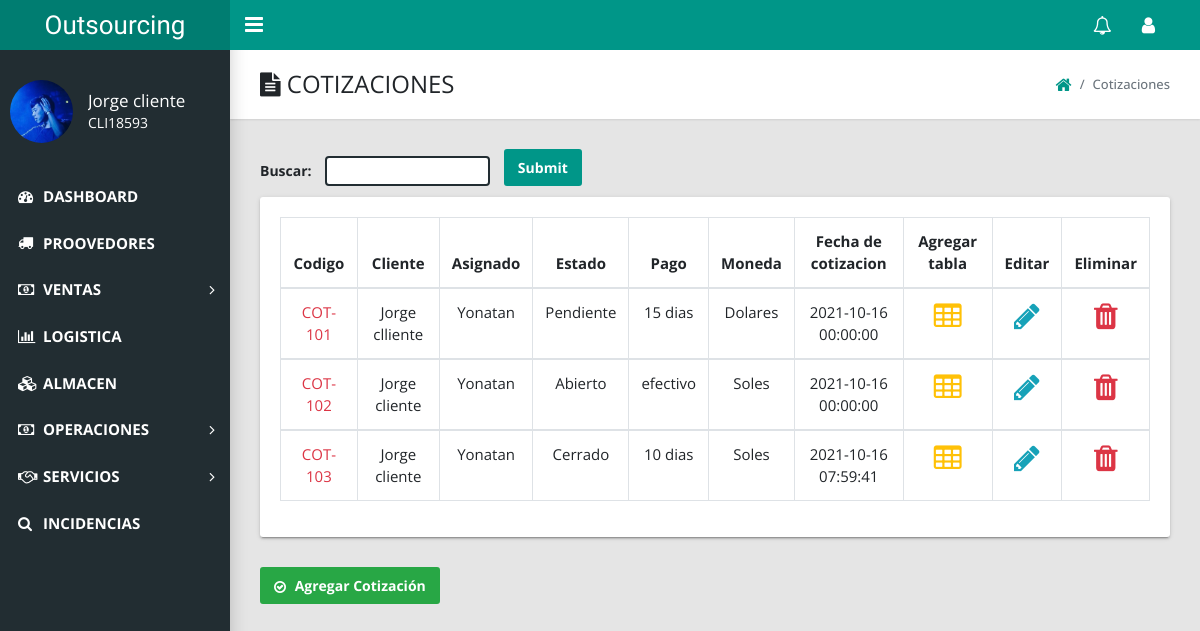
Before: /admin/index.php?action=view_cotizacion (signed in) with the older database file.
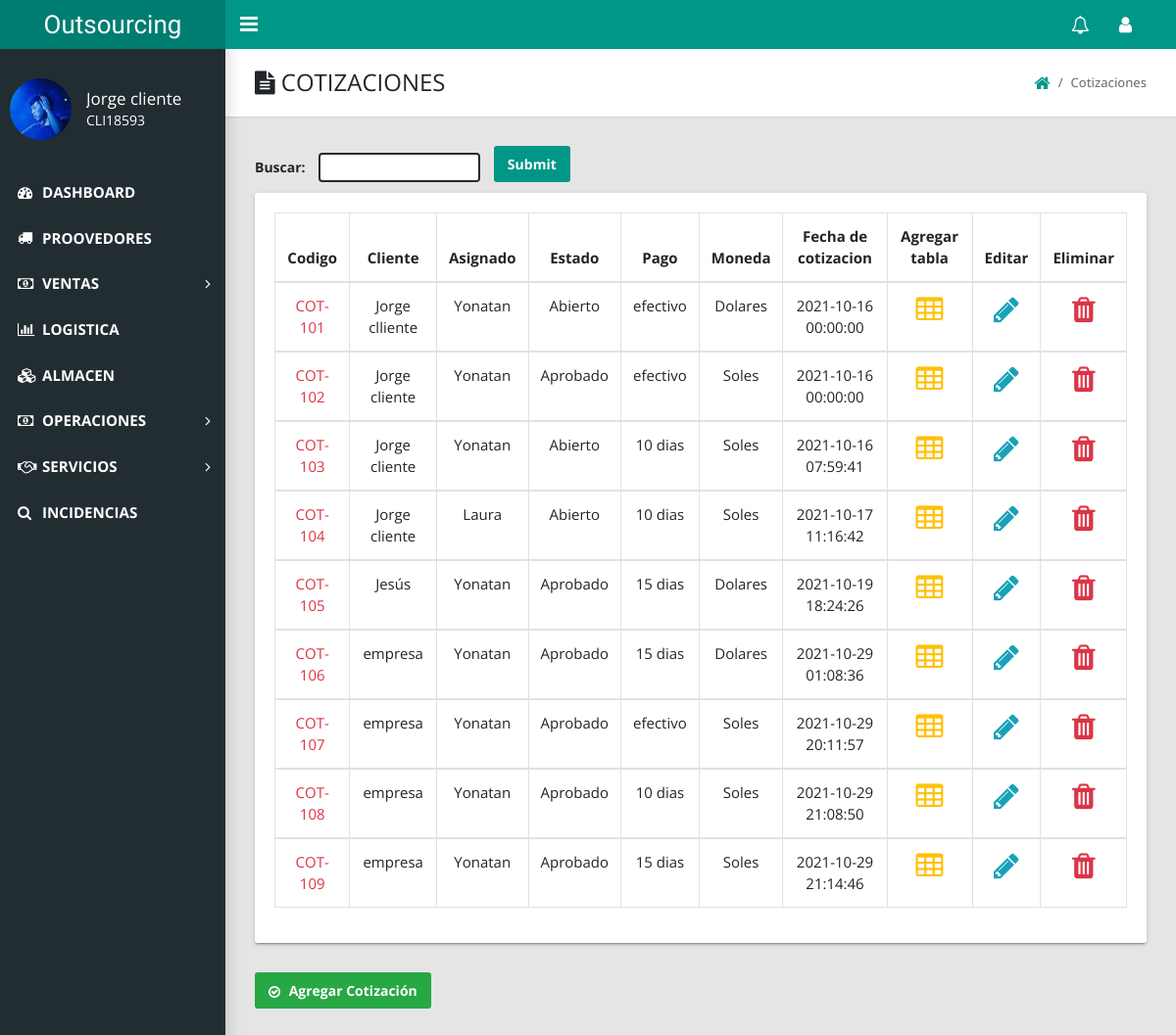
After: the same page with the newer database file.
### tables this page shows
CREATE TABLE `cotizacion` (
  `cot_id` int(11) NOT NULL,
  `cot_codigo` varchar(20) NOT NULL,
  `cot_cliente` varchar(50) NOT NULL,
  `cot_asignado` varchar(50) NOT NULL,
  `cot_estado` varchar(50) NOT NULL,
  `cot_pago` varchar(20) NOT NULL,
  `cot_moneda` varchar(20) NOT NULL,
  `cot_entrega` varchar(20) NOT NULL,
  `cot_expira` varchar(20) NOT NULL,
  `cot_direccion` varchar(100) NOT NULL,
  `cot_condicion` text NOT NULL,
  `cot_pie` varchar(50) NOT NULL,
  `cot_fecha` datetime NOT NULL DEFAULT current_timestamp()
);

### admin/includes/cotizaciones/ver_cotizaciones.php (the view, shortened to what this page needs)
<link href="styles/main.css" type="text/css" rel="stylesheet">
<link href="styles/ver.css" type="text/css" rel="stylesheet">
<?php if($_SESSION['role'] != 7 AND $_SESSION['role'] != 17 AND $_SESSION['role'] != 5 ){
echo "<script>alert('No puedes acceder acá ')</script>";
echo "<script>window.open('index.php?logged_in=Logueaste%20correctamente!','_self')</script>";
}else{ ?>
    <main class="app-content">
      <div class="app-title">
        <div>
          <h1><i class="fa fa-file-text"></i> COTIZACIONES</h1>
        </div>
        <ul class="app-breadcrumb breadcrumb side">
          <li class="breadcrumb-item"><a href="index.php?logged_in=Logueaste%20correctamente!"><i class="fa fa-home fa-lg"></i></a></li>
          <li class="breadcrumb-item active">Cotizaciones</li>
        </ul>
      </div>
      <div class="form-group">
      <form action="buscador_coti.php" method="get">
      <label>Buscar: </label>
      <input id="buscar_coti" type="text" name="buscador_coti" id="tag">
      <input type="submit" name="buscar_coti" class="btn btn-primary" style="margin-bottom:10px;margin-left: 10px;">
      </div>
      <div class="row" style="font-size: 15px;">
        <div class="col-md-12">
          <div class="tile">
            <div class="tile-body">
              <form action="" method="post" enctype="multipart/form-data" >
              <div class="table-responsive">
              <table class="table table-hover table-bordered">
                  <thead align="center">
                    <tr>
                      <th>Codigo </th>
                      <th>Cliente</th>
                      <th>Asignado</th>
                      <th>Estado</th>
                      <th>Pago</th>
                      <th>Moneda</th>
                      <th>Fecha de cotizacion</th>
                      <th>Agregar tabla</th>
                      <th>Editar</th>
                      <th>Eliminar</th>
                    </tr>
                  </thead>
                  <?php
                  $all_cot = mysqli_query($conexion,"select * from cotizacion order by cot_id ");
                  $i = 1;
                  while($row=mysqli_fetch_array($all_cot)){
                    ?>
                    <tbody align="center">
                      <tr>
                       <td  ><a href="index.php?action=view_cotizacion_id&cot_codigo=<?php echo $row['cot_codigo'];?>"style="color:#dc3545;"><?php echo $row['cot_codigo']; ?></a></td>
                       <td><?php echo $row['cot_cliente']; ?></td>
                       <td><?php echo $row['cot_asignado']; ?></td>
                       <td><?php echo $row['cot_estado']; ?></td>
                       <td><?php echo $row['cot_pago']; ?></td>
                       <td><?php echo $row['cot_moneda']; ?></td>
                       <td><?php echo $row['cot_fecha']; ?></td>
                       <td ><a href="index.php?action=list_servicio&ruc=<?php echo $row['cot_codigo']; ?>" ><i class="fa fa-table fa-2x" aria-hidden="true"></i></a></td>
                           <td class="delete"><a href="index.php?action=edit_cotizacion&ruc=<?php echo $row['cot_codigo']; ?>" ><i class="fa fa-pencil fa-2x" aria-hidden="true"></i></a></td>
                           <td class="delete"><a href="index.php?action=view_cotizacion&delete_cotizacion=<?php echo $row['cot_codigo']; ?>" onclick="return confirm('Estas seguro de eliminar que quieres eliminar  a este empleado?');"><i class="fa fa-trash fa-2x" aria-hidden="true"></i></a></td>
                      </tr>
                    </tbody>
                    <?php $i++;}  ?>
                  </table>
                </div>
              </form>
            </div>
          </div>
        </div>
      </div>
      <a href="index.php?action=add_cotizacion" class="btn btn-success"><i class="fa fa-check-circle-o" aria-hidden="true"></i>  Agregar Cotización</a>
 </main>
<?php } ?>

### admin/cabeza.php (shortened to what this page needs)
<!DOCTYPE html>
<html lang="en">
  <head>
    <link  rel="stylesheet" href="js/jquery-ui.css">
    <link rel="stylesheet" type="text/css" href="styles/main.css">
   <link rel="stylesheet" type="text/css" href="styles/ver.css">
    <link rel="stylesheet" type="text/css" href="https://maxcdn.bootstrapcdn.com/font-awesome/4.7.0/css/font-awesome.min.css">
  </head>
  <body class="app sidebar-mini" style="font-family: 'Open Sans', sans-serif;">
    <header class="app-header"><a class="app-header__logo" href="#">Outsourcing</a>
      <a class="app-sidebar__toggle" href="#" data-toggle="sidebar" aria-label="Hide Sidebar"></a>
      <ul class="app-nav">
        <li class="dropdown"><a class="app-nav__item" href="#" data-toggle="dropdown" aria-label="Show notifications"><i class="fa fa-bell-o fa-lg"></i></a>
        </li>
        <li class="dropdown"><a class="app-nav__item" href="#" data-toggle="dropdown" aria-label="Open Profile Menu"><i class="fa fa-user fa-lg"></i></a>
        </li>
      </ul>
    </header>
    <aside class="app-sidebar">
      <div class="app-sidebar__user"><img class="app-sidebar__user-avatar" src="usuarios_fotos/<?php echo $_SESSION['foto'];?>" alt="User Image" style="width: 30%;">
        <div>
          <p class="app-sidebar__user-name"><?php echo $_SESSION['name']; ?></p>
          <p class="app-sidebar__user-designation"><?php echo $_SESSION['cod_user']; ?></p>
        </div>
      </div>
      <ul class="app-menu" style="font-weight: bold;">
        <li><a class="app-menu__item " href="index.php"><i class="app-menu__icon fa fa-dashboard"></i><span class="app-menu__label">DASHBOARD</span></a></li>
        <li><a class="app-menu__item" href="index.php?action=view_proovedor" ><i class="app-menu__icon fa fa-truck"></i><span class="app-menu__label">PROOVEDORES</span></a>
        </li>
        <li class="treeview"><a class="app-menu__item" href="#" data-toggle="treeview"><i class="app-menu__icon fa fa-money"></i>
          <span class="app-menu__label">VENTAS</span>
          <i class="treeview-indicator fa fa-angle-right"></i></a>
        </li>
        <li><a class="app-menu__item" href="#"><i class="app-menu__icon fa fa-bar-chart"></i><span class="app-menu__label">LOGISTICA</span></a></li>
        <li><a class="app-menu__item" href="#"><i class="app-menu__icon fa fa-cubes"></i><span class="app-menu__label">ALMACEN</span></a></li>
        <li class="treeview"><a class="app-menu__item" href="#" data-toggle="treeview"><i class="app-menu__icon fa fa-money"></i>
          <span class="app-menu__label">OPERACIONES</span>
          <i class="treeview-indicator fa fa-angle-right"></i></a>
        </li>
        <li class="treeview"><a class="app-menu__item" href="index.php?action=view_serv" data-toggle="treeview"><i class="app-menu__icon fa fa-handshake-o"></i><span class="app-menu__label">SERVICIOS</span><i class="treeview-indicator fa fa-angle-right"></i></a>
        </li>
        <li><a class="app-menu__item" href="#"><i class="app-menu__icon fa fa-search"></i><span class="app-menu__label">INCIDENCIAS</span></a></li>
     </ul>
    </aside>

### admin/index.php (shortened to what this page needs)
<?php include('cabeza.php')?>
    <div class="content">
     <div class="content_box">
     <?php
     if(isset($_GET['action'])){
      $action = $_GET['action'];
     }else{
      $action ='';
     }
     switch($action){
    case 'view_cotizacion';
    include 'includes/cotizaciones/ver_cotizaciones.php';
    break;
     }
     ?>
<?php include('pie.php'); ?>

### admin/pie.php (shortened to what this page needs)
      </div>
   </div>
  </body>
</html>

### admin/styles/ver.css (style rules this page uses)
.fa-pencil { color: #17a2b8; }
.fa-trash { color: #dc3545; }
.fa-table { color: #ffc107; }
label { font-weight: bold; }
#buscar_coti { border-radius: 4px; outline: none; border: none; border: 2px solid #222d32; height: 30px; margin-left: 10px; }

Changed rows visible on the page:
changed cotizacion "COT-101": cot_estado "Pendiente" → "Abierto"; cot_pago "15 dias" → "efectivo"
changed cotizacion "COT-102": cot_estado "Abierto" → "Aprobado"
changed cotizacion "COT-103": cot_estado "Cerrado" → "Abierto"
added cotizacion: cot_codigo "COT-104", cot_cliente "Jorge cliente", cot_asignado "Laura", cot_estado "Abierto", cot_pago "10 dias", cot_moneda "Soles", cot_fecha "2021-10-17 11:16:42"
added cotizacion: cot_codigo "COT-105", cot_cliente "Jesús", cot_asignado "Yonatan", cot_estado "Aprobado", cot_pago "15 dias", cot_moneda "Dolares", cot_fecha "2021-10-19 18:24:26"
added cotizacion: cot_codigo "COT-106", cot_cliente "empresa", cot_asignado "Yonatan", cot_estado "Aprobado", cot_pago "15 dias", cot_moneda "Dolares", cot_fecha "2021-10-29 01:08:36"
added cotizacion: cot_codigo "COT-107", cot_cliente "empresa", cot_asignado "Yonatan", cot_estado "Aprobado", cot_pago "efectivo", cot_moneda "Soles", cot_fecha "2021-10-29 20:11:57"
added cotizacion: cot_codigo "COT-108", cot_cliente "empresa", cot_asignado "Yonatan", cot_estado "Aprobado", cot_pago "10 dias", cot_moneda "Soles", cot_fecha "2021-10-29 21:08:50"
added cotizacion: cot_codigo "COT-109", cot_cliente "empresa", cot_asignado "Yonatan", cot_estado "Aprobado", cot_pago "15 dias", cot_moneda "Soles", cot_fecha "2021-10-29 21:14:46"
